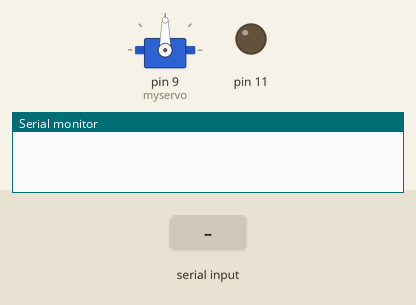
This sketch was run on a simulated Arduino Uno, built with avr-gcc and run on an emulated ATmega328P. On the bench: servo, output pins drawn as LEDs (lit = HIGH), the last lines printed to the serial monitor. The inputs (shaded band) are chosen by the test bench.

Above: at 2.8 s.
2.9 s: "90,45\n" received over the second serial link
At 5.2 s:
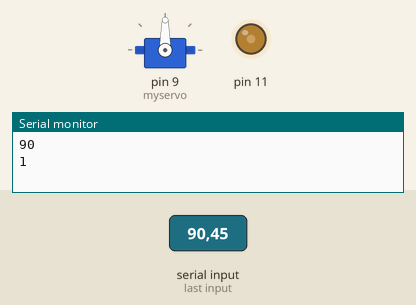
5.5 s: "30,150\n" received over the second serial link
At 7.8 s:
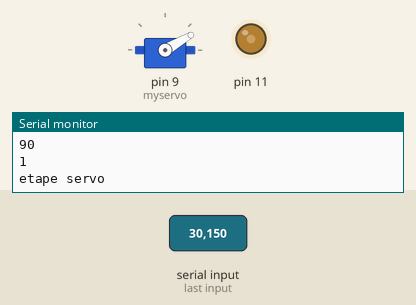
8.7 s: "2\n" received over the second serial link
At 11.3 s:
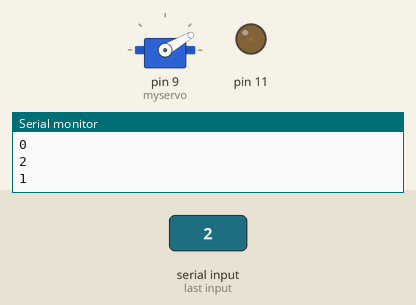
11.7 s: "1\n" received over the second serial link
At 13.7 s:
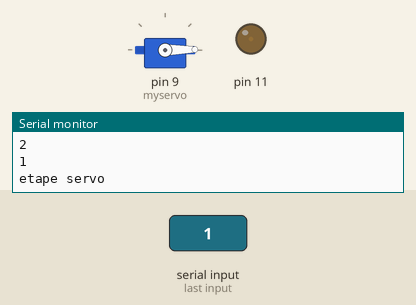
14.8 s: "200\n" received over the second serial link
At 17.3 s:
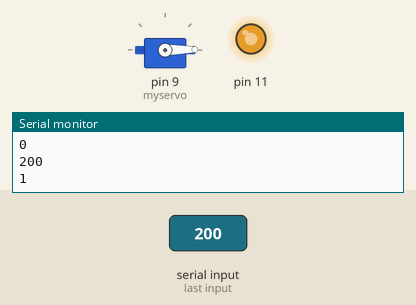
18.0 s: "90\n" received over the second serial link
At 20.8 s:
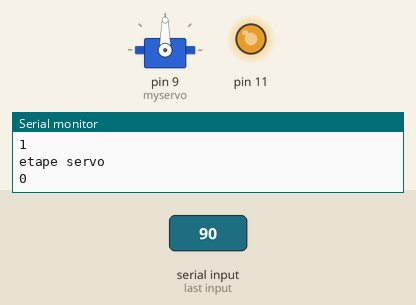
Timing chart, 0 to 22.0 s (numbered marks = the images above; inputs shaded):
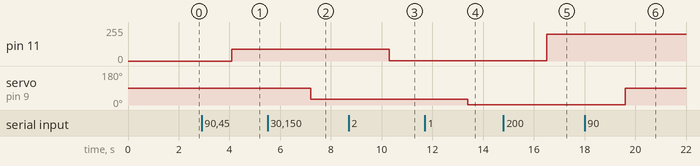

Measured:
- after the input at 2.9 s, pin 11: 0/255 → 90/255 after 1.2 s
- after the input at 5.5 s, servo on pin 9 (myservo): 90° → 30° after 1.7 s
- after the input at 8.7 s, pin 11: 90/255 → 2/255 after 1.6 s
- after the input at 11.7 s, servo on pin 9 (myservo): 30° → 1° after 1.7 s
- after the input at 14.8 s, pin 11: 2/255 → 200/255 after 1.7 s
- after the input at 18.0 s, servo on pin 9 (myservo): 1° → 90° after 1.6 s

The sketch:

new.ino
```cpp
#include <Servo.h>
#include <SoftwareSerial.h>
Servo myservo;
SoftwareSerial myserial(13,12);

int b;
int i=0;

void setup() {
  myserial.begin(9600);
  Serial.begin(9600);
  myservo.attach(9);
  pinMode(11, OUTPUT);
  // put your setup code here, to run once:
}

void loop() {

  if(myserial.available())
  {
    delay(100);
    i++;
  String a = myserial.readString();
  int b=a.toFloat();
  if (i == 1) {
  Serial.println(b);
  analogWrite(11,b);
  }
  if(i == 2) {
  Serial.println("etape servo");
  myservo.write(b);
  delay(1000);
  i=0;
  }
  Serial.println(i);

  }

  delay(1000);
}
```
